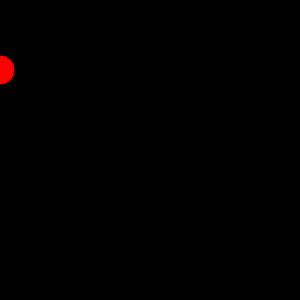
Frame 1 (no input)
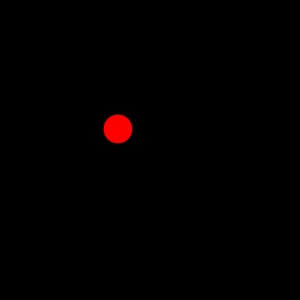
Frame 60 (no input)
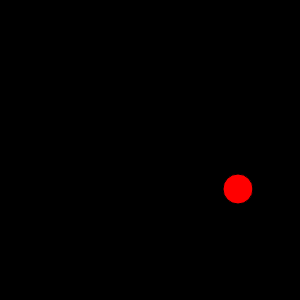
Frame 120 (the mouse pressed at the canvas centre since frame 60)

The p5.js sketch that drew these frames (run headless with seeded random() and noise() and a simulated clock; from frame 60 on, the mouse is pressed at the canvas centre):

// p5.js sketch
// ── sketch.js
var circleX=0;
var circleY=70;
var speedX = 2;
var speedY = 1;

function setup() {
  createCanvas(300, 300);

}

function draw() {
  background (0);
  fill (255,0,0)
  ellipse (circleX, circleY, 30,30);

  if (circleX > width || circleX< 0) {
    speedX = speedX * -1 ;
  }

  circleX = circleX + speedX;

  if (circleY > height || circleY< 0) {
    speedY = speedY * -1 ;
  }

  circleY = circleY + speedY;

}
